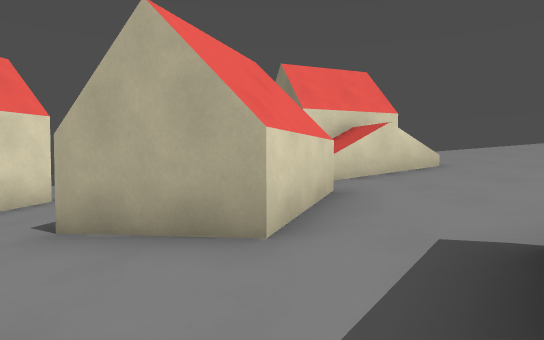
view 1 (above)

24 first-person views from a walk through a level from a Godot 3-D game. The camera is 1.4 m above the floor, tilts 2° down and sees 75° across. The floor is counted in squares, 2 m on a side. Each view is taken from the middle of a square. On the plan, view 1 faces up. The plan holds only what a view shows up to about 11 squares ahead; the rest is blank. The place goes on beyond the plan. Surface patterns are stand-ins for the level's own textures.

view 2
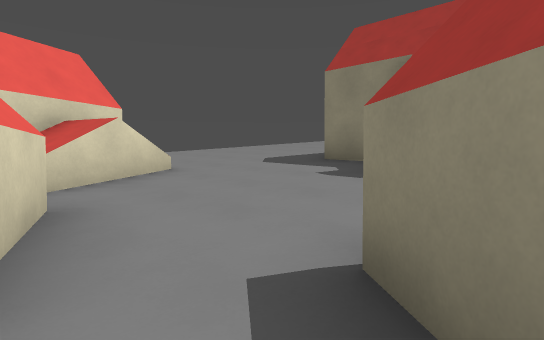

view 3
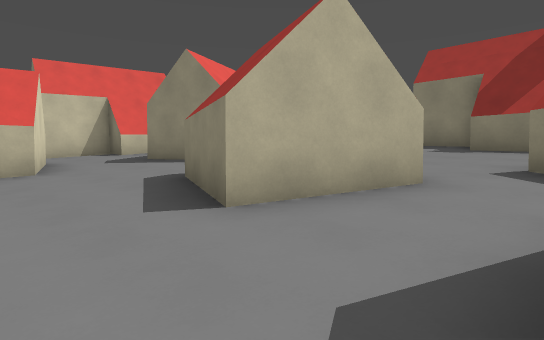

view 4
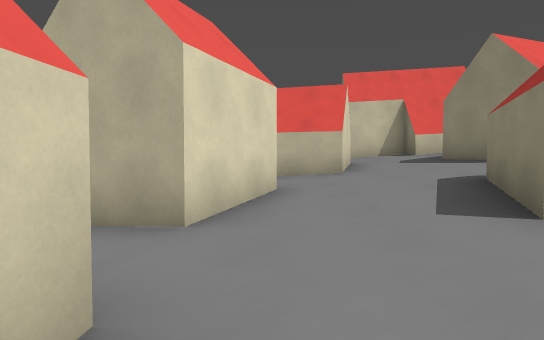

view 5
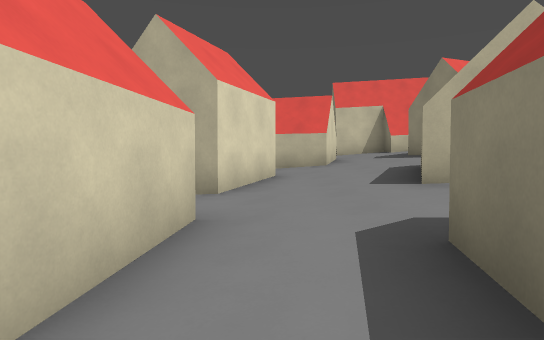

view 6
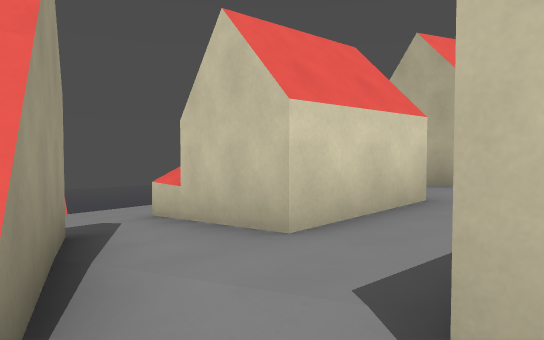

view 7
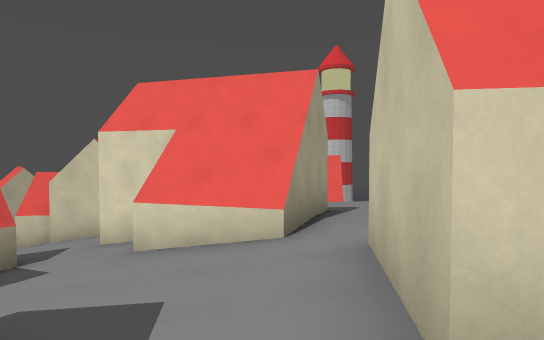

view 8
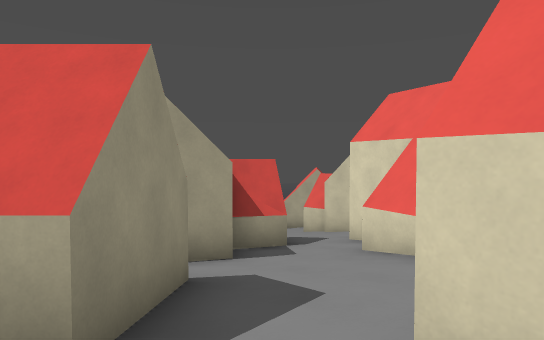

view 9
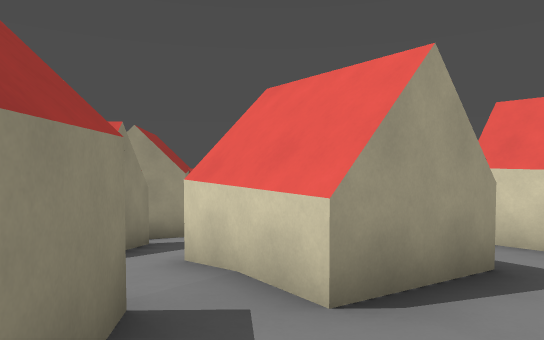

view 10
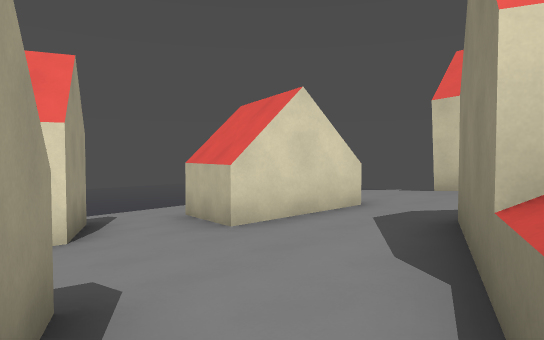

view 11
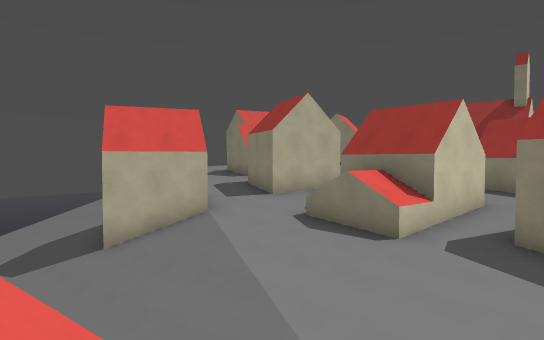

view 12
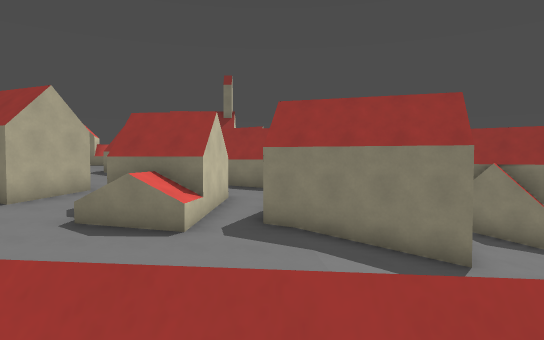

view 13
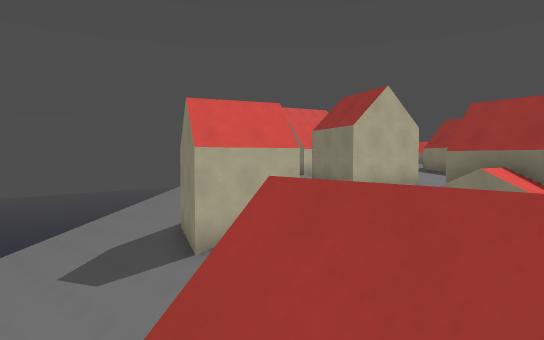

view 14
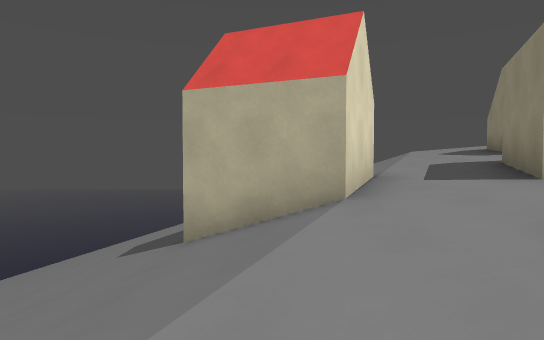

view 15
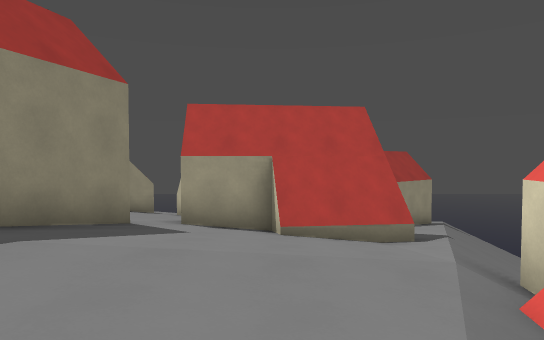

view 16
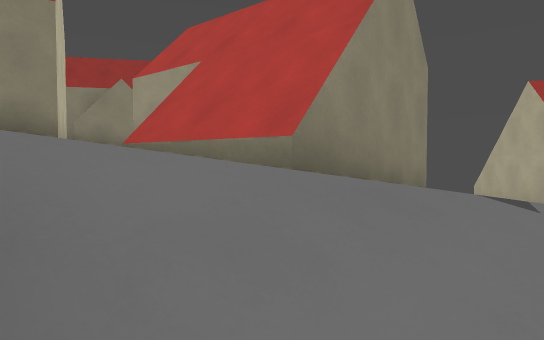

view 17
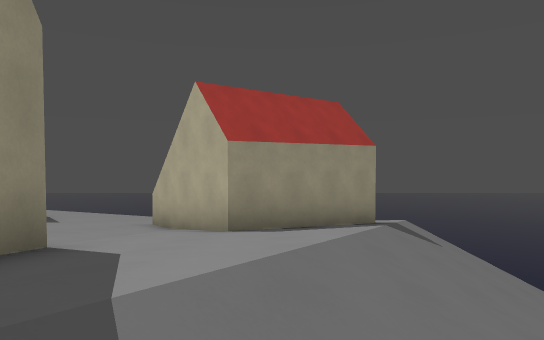

view 18
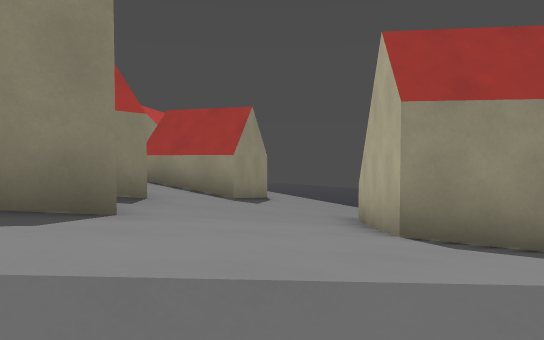

view 19
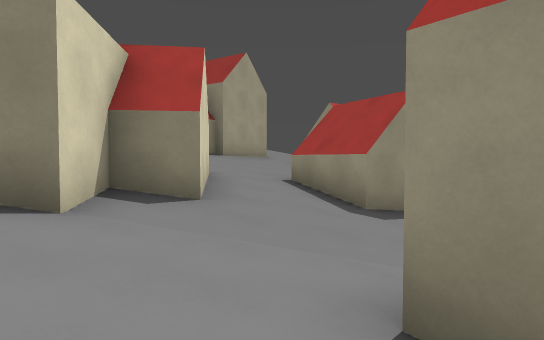

view 20
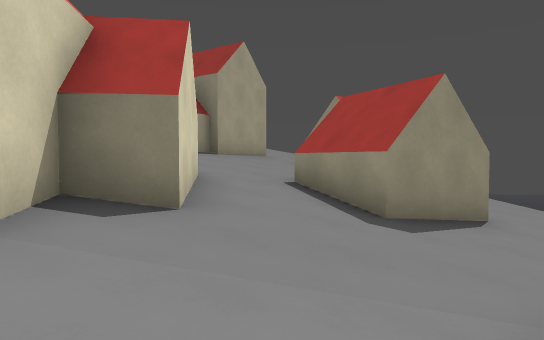

view 21
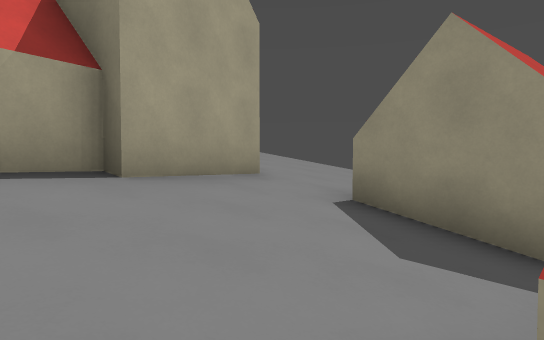

view 22
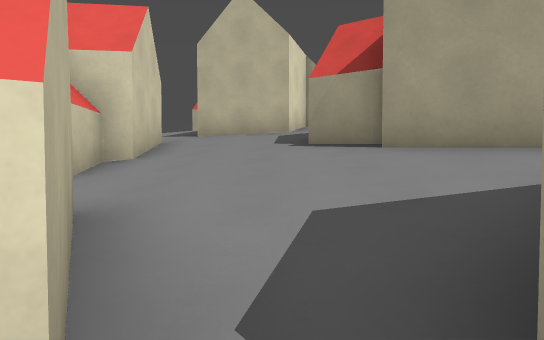

view 23
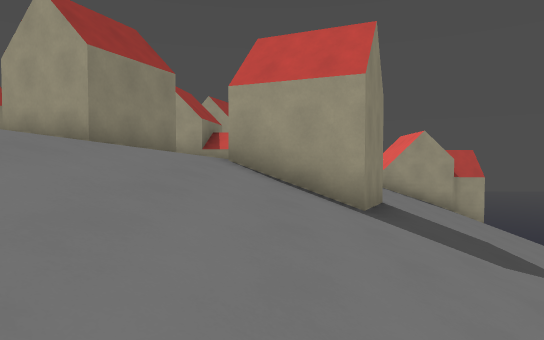

view 24
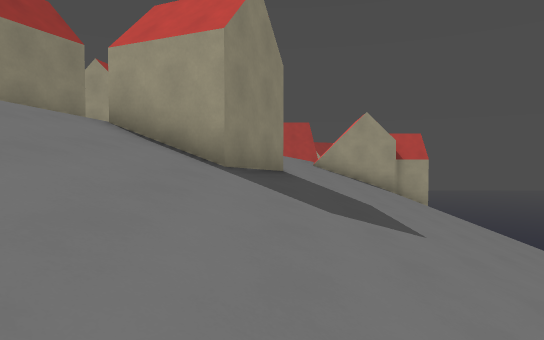

### Floor plan
Key: @ floor where view 1 was taken; # wall or solid block; . main floor; : floor 1.5 m higher than the main floor; - floor 1.5 m lower than the main floor; + floor 3.25 m higher than the main floor; _ floor 3.25 m lower than the main floor; < floor 4.75 m lower than the main floor; ( floor 6.5 m lower than the main floor; / step, stairs or slope; = window, fence, low wall or low ledge; ^ raised ledge; v drop or lower ground.
Columns run from 16 left of view 1 to 8 right of it. Each row starts with its distance up from view 1.
 13    /// /     ..
 12 ///////// /....##
 11 //////////......##
 10 //////////..##...    :::
  9 /////////...##..#   ::::
  8  ////////....#..####::::+
  7 //////##..#......##=:::::
  6 /////###..###....##.::::
  5 ///////#..##...##...::#
  4 ///////--.....###....:#
  3 //////--^......##....##
  2  /////--^###.........#
  1   ///---^###.###.##
  0  ////-----...# #@#
 -1  ///_----#-..###.
 -2   //_---###^-....
 -3  //____-###^---#
 -4  //_____##----##
 -5  /_#-___##__---
 -6 //_#..#____###
 -7 //_#:::___###
 -8 /__#####__###
 -9 /<<<<##____##
-10 <<<<<<<<_________
-11 <##<<<<##<_#_____
-12 ####(<###<##  __v
-13    #(((# <
-14     (((((
-15      (((((
-16      (((((v

Where each view was taken, in squares from view 1:
view 1: 0 up, 0 right, facing up
view 2: 1 up, 0 right, facing up-right
view 3: 1 up, 4 left, facing up-right
view 4: 1 up, 4 left, facing up
view 5: 1 down, 4 left, facing up
view 6: 2 down, 3 left, facing up-left
view 7: 2 down, 0 right, facing left
view 8: 1 down, 0 right, facing down-left
view 9: 2 up, 1 right, facing down-left
view 10: 5 up, 1 right, facing up-left
view 11: 2 down, 14 left, facing up-right
view 12: 1 down, 15 left, facing right
view 13: 0 up, 15 left, facing up-right
view 14: 1 up, 10 left, facing up
view 15: 1 up, 11 left, facing down
view 16: 3 down, 15 left, facing down-right
view 17: 5 down, 15 left, facing down
view 18: 7 down, 16 left, facing down-right
view 19: 10 down, 16 left, facing right
view 20: 10 down, 15 left, facing right
view 21: 10 down, 9 left, facing right
view 22: 13 down, 7 left, facing up
view 23: 13 up, 9 left, facing down
view 24: 13 up, 11 left, facing down
